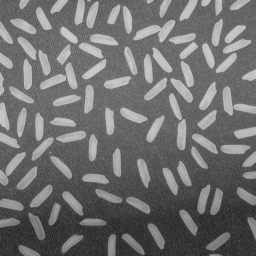
#> input picture cv09/cv09_rice.bmp, 256 x 256 px
$ python cv09.py
#> lines starting #> are read from the running program, lines starting #| are printed output that depends on the picture; after the words box and inside, x2 and y2 are one past the last pixel; in counts of white or black regions, pixels touching at a corner belong together
import cv2
import numpy as np
import matplotlib.pyplot as plt

def loadImage(path):
    image = cv2.imread(path)
    if image is None:
        raise FileNotFoundError(f"Image at path {path} not found.")
    return image

def convertToGray(image):
    if len(image.shape) == 3:  # Barevný obrázek
        gray = cv2.cvtColor(image, cv2.COLOR_BGR2GRAY)
    else:  # Už je šedotónový
        gray = image
    return gray

def topHatMethod(image, kernel_size=10):
    se = cv2.getStructuringElement(cv2.MORPH_ELLIPSE, (2*kernel_size+1, 2*kernel_size+1))
    eroded = cv2.erode(image, se)
    opened = cv2.dilate(eroded, se)
    tophat_image = cv2.subtract(image, opened)
    return tophat_image

def segmentImage(image):
    _, thresh = cv2.threshold(image, 0, 255, cv2.THRESH_BINARY + cv2.THRESH_OTSU)
    return thresh

def countObjects(thresh, min_size=90):
    num_labels, labels, stats, centroids = cv2.connectedComponentsWithStats(thresh)
    count = 0
    valid_centroids = []
    for i in range(1, num_labels):
        if stats[i, cv2.CC_STAT_AREA] >= min_size:
            count += 1
            valid_centroids.append(centroids[i])
    return count, valid_centroids

def plotResults(image_gray, tophat_image, original_thresh, tophat_thresh, image_with_centroids, tophat_count):
    fig = plt.figure(figsize=(10, 14))

    # Histogram původního obrazu
    ax1 = fig.add_subplot(3, 2, 1)
    ax1.hist(image_gray.ravel(), 256, [0, 256], color='steelblue')
    ax1.set_title('hist. orig. image')

    # Histogram top-hat obrazu
    ax2 = fig.add_subplot(3, 2, 2)
    ax2.hist(tophat_image.ravel(), 256, [0, 256], color='steelblue')
    ax2.set_title('hist. top-hat image')

    # Segmentovaný původní obraz
    ax3 = fig.add_subplot(3, 2, 3)
    ax3.imshow(original_thresh, cmap='gray')
    ax3.set_title('seg. orig. image')
    ax3.axis('off')

    # Segmentovaný top-hat obraz
    ax4 = fig.add_subplot(3, 2, 4)
    ax4.imshow(tophat_thresh, cmap='gray')
    ax4.set_title('seg. top-hat image')
    ax4.axis('off')

    # Text: počet zrníček
    ax5 = fig.add_subplot(3, 1, 3)
    ax5.imshow(image_with_centroids, cmap='gray')
    ax5.axis('off')
    ax5.set_title(f'Number of rice grains: {tophat_count}', fontsize=16, fontweight='bold')

    plt.tight_layout()
    plt.savefig('segmentace_s_centroidy.png')
    plt.show()


def drawCentroids(image, centroids):
    image_with_centroids = image.copy()
    for x, y in centroids:
        x, y = int(round(x)), int(round(y))
        cv2.drawMarker(image_with_centroids, (x, y), (0, 255, 0),
                       markerType=cv2.MARKER_CROSS, markerSize=8,
                       thickness=1, line_type=cv2.LINE_AA)
    return image_with_centroids


def main():
    try:
        image = loadImage('cv09_rice.bmp')
#> in loadImage, image is the input picture: shape (256, 256, 3); min 40, max 204, mean 111.2
        image_gray = convertToGray(image)
    except FileNotFoundError as e:
        print(e)
        return

    tophat_image = topHatMethod(image_gray, kernel_size=10)
#> in topHatMethod, `eroded = cv2.erode(image, se)`:
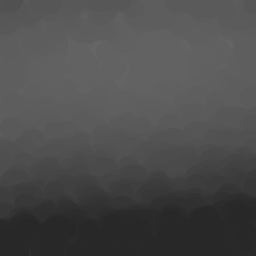
#> eroded: shape (256, 256); min 40, max 103, mean 76.3
#> in topHatMethod, `tophat_image = cv2.subtract(image, opened)`:
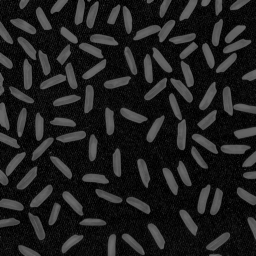
#> tophat_image: shape (256, 256); min 0, max 110, mean 31.5
    original_thresh = segmentImage(image_gray)
#> in segmentImage, `_, thresh = cv2.threshold(image, 0, 255, cv2.THRESH_BINARY + cv2.THRES..`:
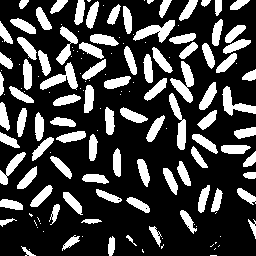
#> thresh: shape (256, 256); 25.8% white; 151 white regions (62 under 20 px), largest, box (x1, y1, x2, y2) and area: (170, 61, 194, 103) 448, (133, 20, 175, 43) 429, (40, 62, 78, 90) 423
    tophat_thresh = segmentImage(tophat_image)
#> in segmentImage (call 2), `_, thresh = cv2.threshold(image, 0, 255, cv2.THRESH_BINARY + cv2.THRES..`: thresh: shape (256, 256); 27% white; 100 white regions (5 under 20 px), largest, box (x1, y1, x2, y2) and area: (133, 20, 175, 42) 403, (169, 93, 186, 150) 400, (223, 86, 256, 116) 376

    original_count, original_centroids = countObjects(original_thresh)
#> in countObjects, `num_labels, labels, stats, centroids = cv2.connectedComponentsWithStat..`:
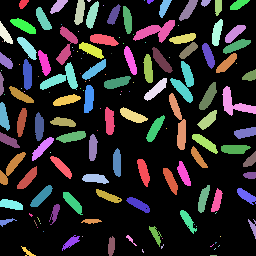
#> labels: shape (256, 256) int32; 152 distinct labels, from 0 to 151; one colour per label, 0 black
#> in countObjects, `num_labels, labels, stats, centroids = cv2.connectedComponentsWithStat..`: num_labels = 152; stats = 152 rows, first 6: [0, 0, 256, 256, 48634], [19, 0, 10, 9, 61], [50, 0, 18, 14, 134], [74, 0, 11, 25, 192], [87, 0, 4, 2, 6], [86, 1, 13, 28, 206]; centroids = 152 pairs, first value 1 to 252.6, second value 0 to 255
#> after the loop in countObjects, `for i in range(1, num_labels):`: count = 80; valid_centroids = 80 pairs, first value 3.61 to 249.9, second value 4.14 to 245.7
#> original_count = 80; original_centroids has the same summary as valid_centroids in countObjects
    tophat_count, tophat_centroids = countObjects(tophat_thresh)
#> call 2 of countObjects, with min_size = 90
#> in countObjects (call 2), `num_labels, labels, stats, centroids = cv2.connectedComponentsWithStat..`:
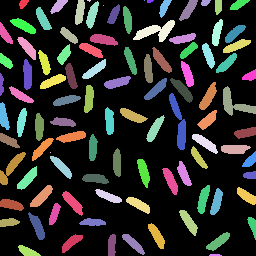
#> labels: shape (256, 256) int32; 101 distinct labels, from 0 to 100; one colour per label, 0 black
#> in countObjects (call 2), `num_labels, labels, stats, centroids = cv2.connectedComponentsWithStat..`: num_labels = 101; stats = 101 rows, first 6: [0, 0, 256, 256, 47869], [19, 0, 10, 9, 60], [50, 0, 18, 14, 130], [75, 0, 10, 25, 183], [87, 0, 4, 2, 5], [86, 1, 13, 28, 198]; centroids = 101 pairs, first value 1.13 to 252.2, second value 0 to 254.6
#> after the loop in countObjects (call 2), `for i in range(1, num_labels):`: count = 90; valid_centroids = 90 pairs, first value 3.5 to 252.2, second value 4.12 to 251
#> tophat_count = 90; tophat_centroids has the same summary as valid_centroids in countObjects

    image_with_centroids = drawCentroids(image_gray, tophat_centroids)
#> the loop in drawCentroids, `for x, y in centroids:` made 90 passes
#> (x, y) on passes 1 to 12: (58, 6), (79, 12), (92, 15), (164, 7), (188, 9), (218, 6), (238, 4), (114, 14), (43, 19), (127, 19), (23, 25), (217, 32)
#> after the loop in drawCentroids, `for x, y in centroids:`:
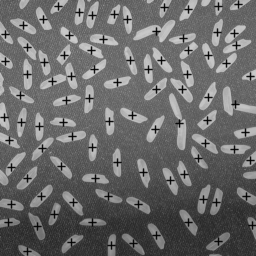
#> image_with_centroids: shape (256, 256); min 1, max 204, mean 106.4


    print(f"Počet zrníček rýže na původním obrazku: {original_count}")
#| Počet zrníček rýže na původním obrazku: 80
    print(f"Počet zrníček rýže na upraveném obrazku (top-hat): {tophat_count}")
#| Počet zrníček rýže na upraveném obrazku (top-hat): 90
    plotResults(image_gray, tophat_image, original_thresh, tophat_thresh, image_with_centroids, tophat_count)
#> in plotResults, `plt.savefig('segmentace_s_centroidy.png')`:
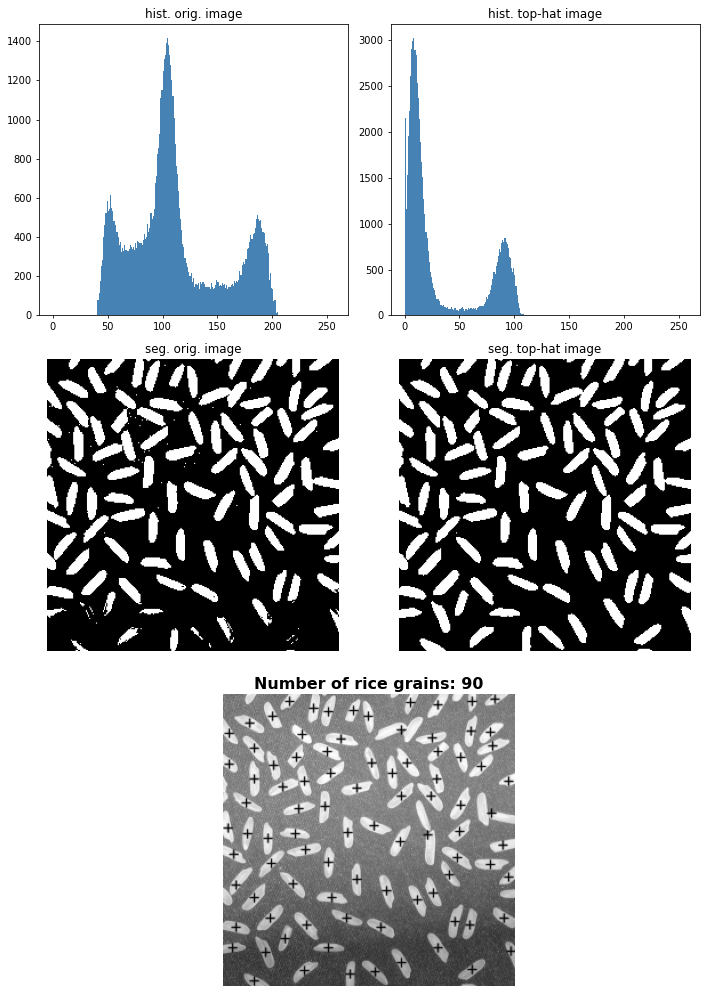
#> figure drawn by matplotlib, 5 panels; panel 1: tallest bar 1419 high, from x = 104 to 105; panel 2: tallest bar 3031 high, from x = 8 to 9

if __name__ == "__main__":
    main()
